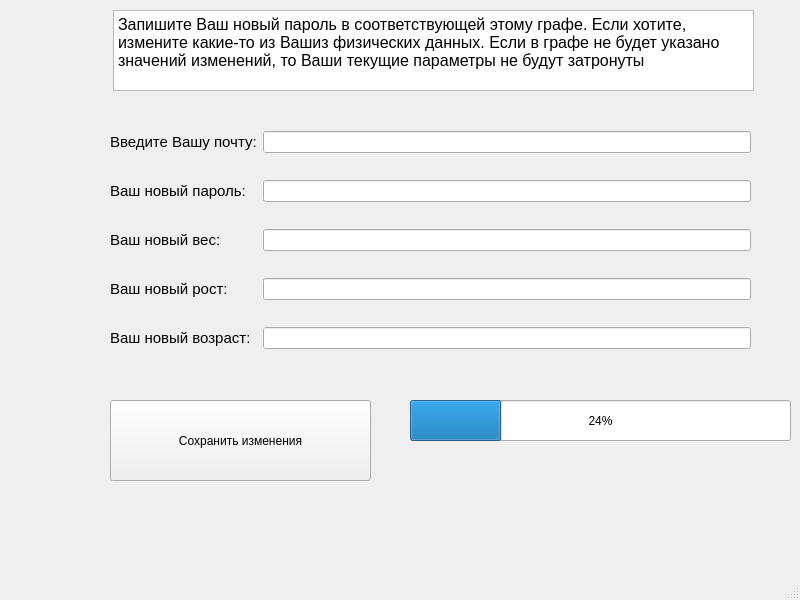
<?xml version="1.0" encoding="UTF-8"?>
<ui version="4.0">
 <class>MainWindow</class>
 <widget class="QMainWindow" name="MainWindow">
  <property name="geometry">
   <rect>
    <x>0</x>
    <y>0</y>
    <width>800</width>
    <height>600</height>
   </rect>
  </property>
  <property name="windowTitle">
   <string>MainWindow</string>
  </property>
  <widget class="QWidget" name="centralwidget">
   <widget class="QWidget" name="gridLayoutWidget">
    <property name="geometry">
     <rect>
      <x>110</x>
      <y>110</y>
      <width>641</width>
      <height>261</height>
     </rect>
    </property>
    <layout class="QGridLayout" name="gridLayout">
     <item row="1" column="0">
      <widget class="QLabel" name="label">
       <property name="font">
        <font>
         <pointsize>11</pointsize>
        </font>
       </property>
       <property name="text">
        <string>Ваш новый пароль:</string>
       </property>
      </widget>
     </item>
     <item row="2" column="1">
      <widget class="QLineEdit" name="new_weight"/>
     </item>
     <item row="3" column="0">
      <widget class="QLabel" name="label_3">
       <property name="font">
        <font>
         <pointsize>11</pointsize>
        </font>
       </property>
       <property name="text">
        <string>Ваш новый рост:</string>
       </property>
      </widget>
     </item>
     <item row="4" column="0">
      <widget class="QLabel" name="label_4">
       <property name="font">
        <font>
         <pointsize>11</pointsize>
        </font>
       </property>
       <property name="text">
        <string>Ваш новый возраст:</string>
       </property>
      </widget>
     </item>
     <item row="1" column="1">
      <widget class="QLineEdit" name="new_psd"/>
     </item>
     <item row="2" column="0">
      <widget class="QLabel" name="label_2">
       <property name="font">
        <font>
         <pointsize>11</pointsize>
        </font>
       </property>
       <property name="text">
        <string>Ваш новый вес:</string>
       </property>
      </widget>
     </item>
     <item row="4" column="1">
      <widget class="QLineEdit" name="new_age"/>
     </item>
     <item row="3" column="1">
      <widget class="QLineEdit" name="new_height"/>
     </item>
     <item row="0" column="0">
      <widget class="QLabel" name="label_5">
       <property name="font">
        <font>
         <pointsize>11</pointsize>
        </font>
       </property>
       <property name="text">
        <string>Введите Вашу почту:</string>
       </property>
      </widget>
     </item>
     <item row="0" column="1">
      <widget class="QLineEdit" name="get_mail"/>
     </item>
    </layout>
   </widget>
   <widget class="QTextEdit" name="textEdit">
    <property name="geometry">
     <rect>
      <x>113</x>
      <y>10</y>
      <width>641</width>
      <height>81</height>
     </rect>
    </property>
    <property name="html">
     <string>&lt;!DOCTYPE HTML PUBLIC &quot;-//W3C//DTD HTML 4.0//EN&quot; &quot;http://www.w3.org/TR/REC-html40/strict.dtd&quot;&gt;
&lt;html&gt;&lt;head&gt;&lt;meta name=&quot;qrichtext&quot; content=&quot;1&quot; /&gt;&lt;style type=&quot;text/css&quot;&gt;
p, li { white-space: pre-wrap; }
&lt;/style&gt;&lt;/head&gt;&lt;body style=&quot; font-family:'MS Shell Dlg 2'; font-size:8.25pt; font-weight:400; font-style:normal;&quot;&gt;
&lt;p style=&quot; margin-top:0px; margin-bottom:0px; margin-left:0px; margin-right:0px; -qt-block-indent:0; text-indent:0px;&quot;&gt;&lt;span style=&quot; font-size:12pt;&quot;&gt;Запишите Ваш новый пароль в соответствующей этому графе. Если хотите, измените какие-то из Вашиз физических данных. Если в графе не будет указано значений изменений, то Ваши текущие параметры не будут затронуты&lt;/span&gt;&lt;/p&gt;&lt;/body&gt;&lt;/html&gt;</string>
    </property>
   </widget>
   <widget class="QPushButton" name="changes_btn">
    <property name="geometry">
     <rect>
      <x>110</x>
      <y>400</y>
      <width>261</width>
      <height>81</height>
     </rect>
    </property>
    <property name="text">
     <string>Сохранить изменения</string>
    </property>
   </widget>
   <widget class="QProgressBar" name="saving">
    <property name="geometry">
     <rect>
      <x>410</x>
      <y>400</y>
      <width>381</width>
      <height>41</height>
     </rect>
    </property>
    <property name="value">
     <number>24</number>
    </property>
   </widget>
  </widget>
  <widget class="QMenuBar" name="menubar">
   <property name="geometry">
    <rect>
     <x>0</x>
     <y>0</y>
     <width>800</width>
     <height>21</height>
    </rect>
   </property>
  </widget>
  <widget class="QStatusBar" name="statusbar"/>
 </widget>
 <resources/>
 <connections/>
</ui>
